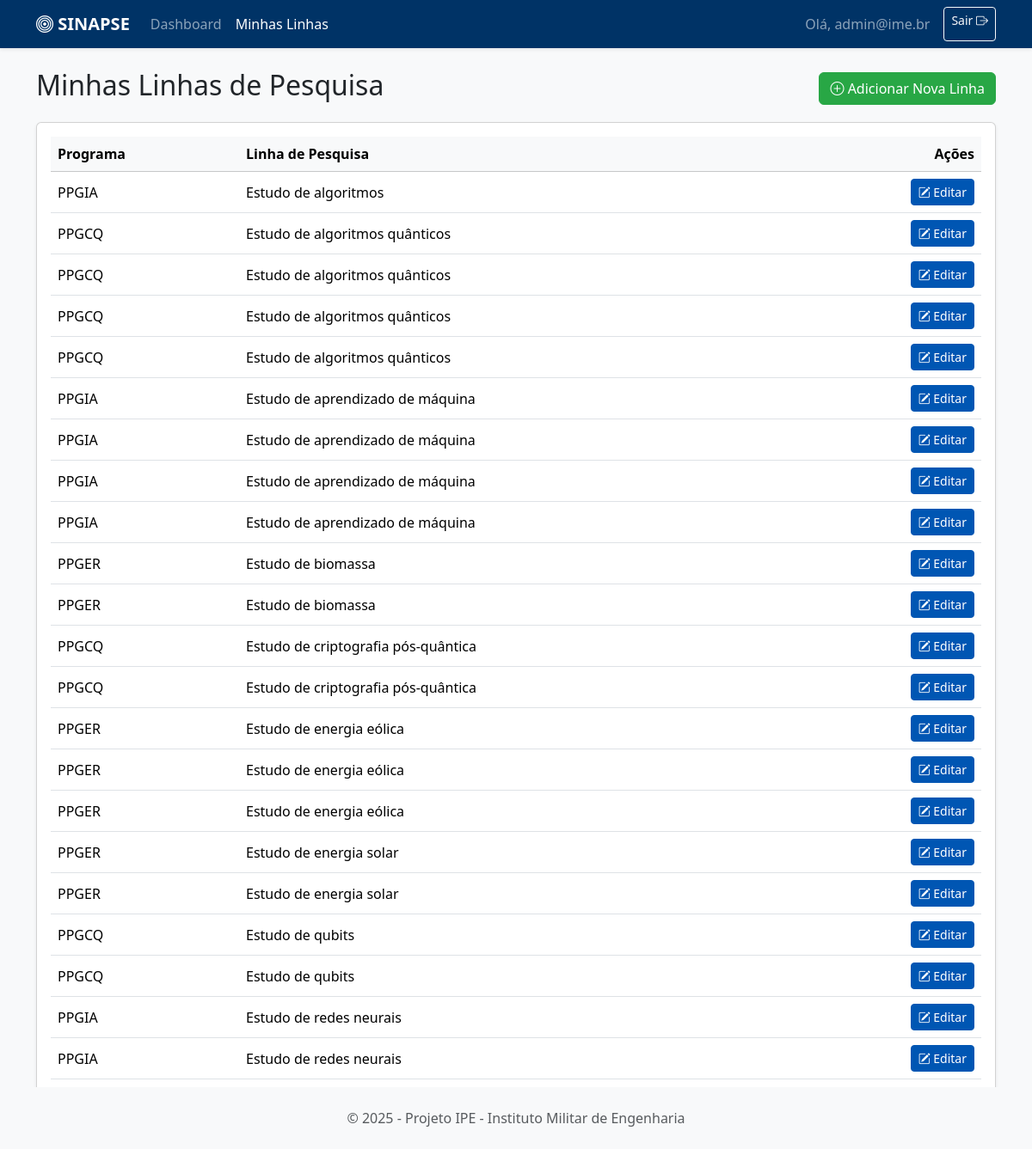
The page /linhas (signed in) on the database as committed earlier.
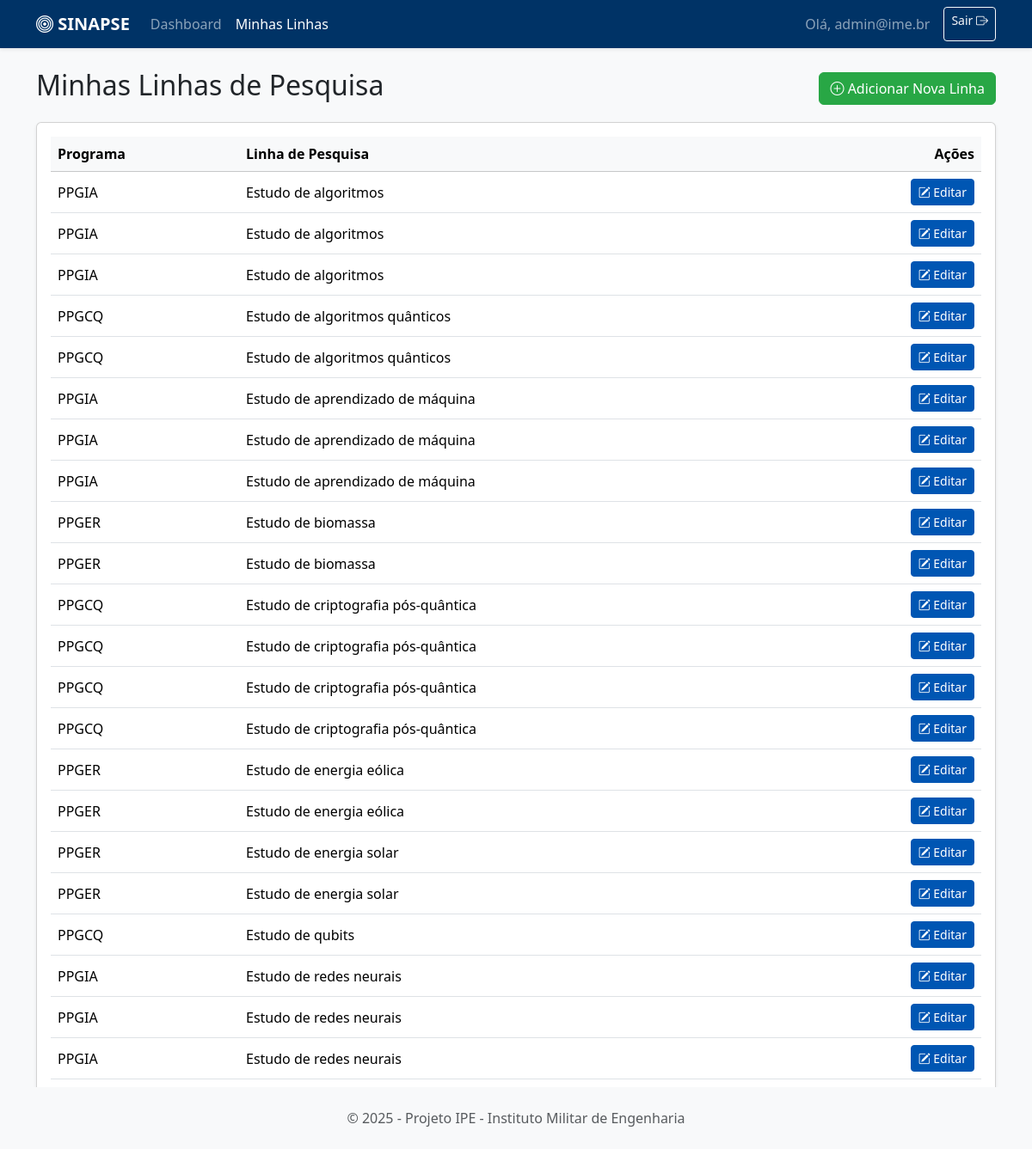
The same page on the database as committed later.
### tables this page shows
CREATE TABLE linha_ime (
            id INTEGER PRIMARY KEY AUTOINCREMENT, programa TEXT, linha TEXT, descricao TEXT, 
            emails_contato TEXT, embedding BLOB, user_id INTEGER,
            FOREIGN KEY (user_id) REFERENCES users (id)
        );

### app.py (the view)
@app.route('/linhas')
@login_required
def listar_linhas():
    user_id = session['user_id']
    df_linhas = motor.get_linhas_by_user(user_id)
    return render_template('linhas.html', linhas=df_linhas.to_dict(orient='records'))

### app.py (called while the page is built)
def login_required(f):
    @wraps(f)
    def decorated_function(*args, **kwargs):
        if 'user_id' not in session:
            flash("Você precisa fazer login para acessar esta página.", "warning")
            return redirect(url_for('login'))
        return f(*args, **kwargs)
    return decorated_function

### motor_ia.py (called while the page is built)
    def get_linhas_by_user(self, user_id):
        return pd.read_sql(f"SELECT * FROM linha_ime WHERE user_id = {user_id}", self.engine).sort_values(by='linha')

### templates/linhas.html (shortened to what this page needs)
{% extends "base.html" %}
{% block content %}
<div class="d-flex justify-content-between align-items-center mb-3">
    <h2>Minhas Linhas de Pesquisa</h2>
    <a href="{{ url_for('adicionar_linha') }}" class="btn btn-success">
        <i class="bi bi-plus-circle"></i> Adicionar Nova Linha
    </a>
</div>
<div class="card shadow-sm">
    <div class="card-body">
        <div class="table-responsive">
            <table class="table table-hover align-middle">
                <thead class="table-light">
                    <tr>
                        <th>Programa</th>
                        <th>Linha de Pesquisa</th>
                        <th class="text-end">Ações</th>
                    </tr>
                </thead>
                <tbody>
                    {% for linha in linhas %}
                    <tr>
                        <td>{{ linha.programa }}</td>
                        <td>{{ linha.linha }}</td>
                        <td class="text-end">
                            <a href="{{ url_for('editar_linha', linha_id=linha.id) }}" class="btn btn-sm btn-primary">
                                <i class="bi bi-pencil-square"></i> Editar
                            </a>
                        </td>
                    </tr>
                    {% else %}
                    <tr>
                        <td colspan="3" class="text-center text-muted p-4">Você ainda não cadastrou nenhuma linha de pesquisa. Clique em "Adicionar Nova Linha" para começar.</td>
                    </tr>
                    {% endfor %}
                </tbody>
            </table>
        </div>
    </div>
</div>
{% endblock %}

Rows that differ between the two databases and show on the page:
no longer on this page (row edited): linha_ime: programa "PPGCQ", linha "Estudo de algoritmos quânticos"
no longer on this page (row edited): linha_ime: programa "PPGCQ", linha "Estudo de algoritmos quânticos"
no longer on this page (row edited): linha_ime: programa "PPGIA", linha "Estudo de aprendizado de máquina"
no longer on this page (row edited): linha_ime: programa "PPGER", linha "Estudo de energia eólica"
no longer on this page (row edited): linha_ime: programa "PPGCQ", linha "Estudo de qubits"
now on this page (row edited): linha_ime: programa "PPGIA", linha "Estudo de algoritmos"
now on this page (row edited): linha_ime: programa "PPGIA", linha "Estudo de algoritmos"
now on this page (row edited): linha_ime: programa "PPGCQ", linha "Estudo de criptografia pós-quântica"
now on this page (row edited): linha_ime: programa "PPGCQ", linha "Estudo de criptografia pós-quântica"
now on this page (row edited): linha_ime: programa "PPGIA", linha "Estudo de redes neurais"
